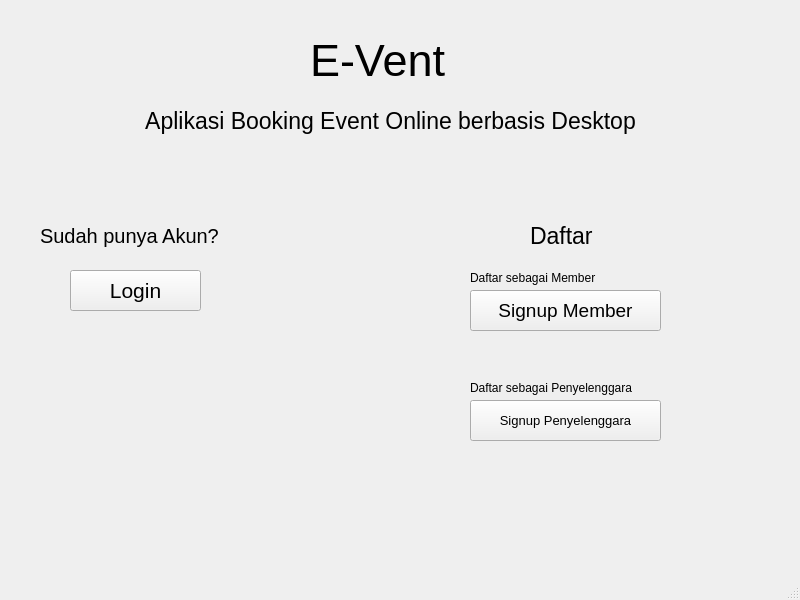
<?xml version="1.0" encoding="UTF-8"?>
<ui version="4.0">
 <class>MainWindow</class>
 <widget class="QMainWindow" name="MainWindow">
  <property name="geometry">
   <rect>
    <x>0</x>
    <y>0</y>
    <width>800</width>
    <height>600</height>
   </rect>
  </property>
  <property name="windowTitle">
   <string>MainWindow</string>
  </property>
  <widget class="QWidget" name="centralwidget">
   <widget class="QLabel" name="label">
    <property name="geometry">
     <rect>
      <x>310</x>
      <y>30</y>
      <width>171</width>
      <height>61</height>
     </rect>
    </property>
    <property name="styleSheet">
     <string notr="true">font-size: 34pt;</string>
    </property>
    <property name="text">
     <string>E-Vent</string>
    </property>
   </widget>
   <widget class="QLabel" name="label_2">
    <property name="geometry">
     <rect>
      <x>80</x>
      <y>90</y>
      <width>621</width>
      <height>61</height>
     </rect>
    </property>
    <property name="styleSheet">
     <string notr="true">font-size: 17pt;</string>
    </property>
    <property name="text">
     <string>Aplikasi Booking Event Online berbasis Desktop</string>
    </property>
    <property name="alignment">
     <set>Qt::AlignCenter</set>
    </property>
   </widget>
   <widget class="QLabel" name="label_3">
    <property name="geometry">
     <rect>
      <x>40</x>
      <y>210</y>
      <width>221</width>
      <height>51</height>
     </rect>
    </property>
    <property name="styleSheet">
     <string notr="true">font-size:15pt;</string>
    </property>
    <property name="text">
     <string>Sudah punya Akun?</string>
    </property>
   </widget>
   <widget class="QPushButton" name="login_btn">
    <property name="geometry">
     <rect>
      <x>70</x>
      <y>270</y>
      <width>131</width>
      <height>41</height>
     </rect>
    </property>
    <property name="styleSheet">
     <string notr="true">font-size:16pt;</string>
    </property>
    <property name="text">
     <string>Login</string>
    </property>
   </widget>
   <widget class="QLabel" name="label_4">
    <property name="geometry">
     <rect>
      <x>530</x>
      <y>210</y>
      <width>91</width>
      <height>51</height>
     </rect>
    </property>
    <property name="styleSheet">
     <string notr="true">font-size:17pt;</string>
    </property>
    <property name="text">
     <string>Daftar</string>
    </property>
   </widget>
   <widget class="QPushButton" name="signup_member_btn">
    <property name="geometry">
     <rect>
      <x>470</x>
      <y>290</y>
      <width>191</width>
      <height>41</height>
     </rect>
    </property>
    <property name="styleSheet">
     <string notr="true">font-size:14pt;</string>
    </property>
    <property name="text">
     <string>Signup Member</string>
    </property>
   </widget>
   <widget class="QPushButton" name="signup_penyelenggara_btn">
    <property name="geometry">
     <rect>
      <x>470</x>
      <y>400</y>
      <width>191</width>
      <height>41</height>
     </rect>
    </property>
    <property name="styleSheet">
     <string notr="true">font-size:10pt;</string>
    </property>
    <property name="text">
     <string>Signup Penyelenggara</string>
    </property>
   </widget>
   <widget class="QLabel" name="label_5">
    <property name="geometry">
     <rect>
      <x>470</x>
      <y>270</y>
      <width>161</width>
      <height>16</height>
     </rect>
    </property>
    <property name="text">
     <string>Daftar sebagai Member</string>
    </property>
   </widget>
   <widget class="QLabel" name="label_6">
    <property name="geometry">
     <rect>
      <x>470</x>
      <y>380</y>
      <width>181</width>
      <height>16</height>
     </rect>
    </property>
    <property name="text">
     <string>Daftar sebagai Penyelenggara</string>
    </property>
   </widget>
  </widget>
  <widget class="QMenuBar" name="menubar">
   <property name="geometry">
    <rect>
     <x>0</x>
     <y>0</y>
     <width>800</width>
     <height>26</height>
    </rect>
   </property>
  </widget>
  <widget class="QStatusBar" name="statusbar"/>
 </widget>
 <resources/>
 <connections/>
</ui>
